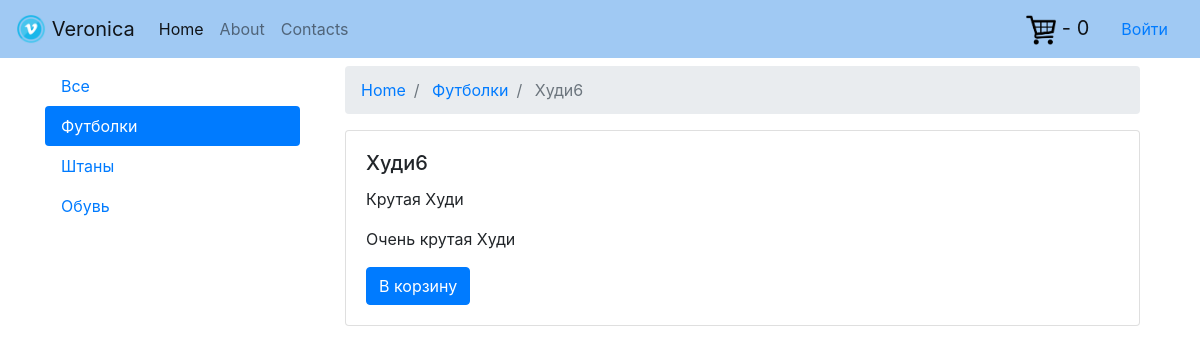
Screenshot of /product.php?id=65 with the database file from the repository.
### tables this page shows
CREATE TABLE `categories` (
  `id` int(11) NOT NULL,
  `title` varchar(255) NOT NULL
);

CREATE TABLE `products` (
  `id` int(11) NOT NULL,
  `title` varchar(250) NOT NULL,
  `cost` varchar(10) NOT NULL,
  `description` text NOT NULL,
  `content` text NOT NULL,
  `category_id` int(11) NOT NULL,
  `image` varchar(255) NOT NULL
);

### product.php (the view, shortened to what this page needs)
<?php
	include "parts/header.php";
$sql ="SELECT* FROM products WHERE id=" . $_GET['id'];
	$result = $conn->query($sql);
	$row = mysqli_fetch_assoc($result);
	$categoryResult = $conn->query( 'SELECT * FROM categories WHERE id=' . $row['category_id'] );
	$category = mysqli_fetch_assoc( $categoryResult );
?>
<nav aria-label="breadcrumb">
  <ol class="breadcrumb">
    <li class="breadcrumb-item">
    	<a href="/">Home</a>
    </li>
    <li class="breadcrumb-item">
    	<a href="cat.php?id=<?php echo $category['id'] ?>">
    		<?php echo $category['title'] ?>
   		</a>
    </li>
    <li class="breadcrumb-item active" aria-current="page">
    	<?php echo $row["title"];  ?>
   	</li>
  </ol>
</nav>
<div class="row">
		<div class="col-12">
			<div class="card">
				  <div class="card-body">
				    <h5 class="card-title">
				    	<?php echo $row["title"] ?>
				    </h5>
				    <p class="card-text"><?php echo $row['description']?></p>
				    <p class="card-text"><?php echo $row['content']?></p>
				    <button class="btn btn-primary " onclick="addToBasket(this)" data-id="<?php echo $row['id'] ?>">
		    			В корзину
		    		</button>
				  </div>
			</div>
		</div>
</div>
<?php
include 'parts/footer.php';
?>

### parts/cat_nav.php
<div class="nav flex-column nav-pills" id="v-pills-tab" role="tablist" aria-orientation="vertical">
  <a class="nav-link <?php if(!isset($_GET['id'])){ ?>active <?php } ?>" href="/">Все</a>
	<?php
		$sql = "SELECT * FROM categories";
		$result = $conn->query($sql);
		if (isset($_GET['id'])) {
			$polzovatelResult = $conn->query( "SELECT * FROM products WHERE id=" . $_GET["id"] );
			$polzovatel = mysqli_fetch_assoc($polzovatelResult);
		}
		while ($row = mysqli_fetch_assoc($result)) {
			if(isset($_GET['id']) && $_GET['id'] == $row['id']
			   || isset($_GET['id']) && $row['id'] == $polzovatel['category_id'] ){
				echo "<a class='nav-link active' href='/cat.php?id=". $row['id'] ."'>". $row['title'] ."</a>";
			} else {
				echo "<a class='nav-link' href='/cat.php?id=". $row['id'] ."'>". $row['title'] ."</a>";
			}
		}
	?>
</div>

### rows the page displays
categories: title "Футболки"
categories: title "Штаны"
categories: title "Обувь"
products: title "Худи6", description "Крутая Худи", content "Очень крутая Худи"

### other values shown
$count "0"
